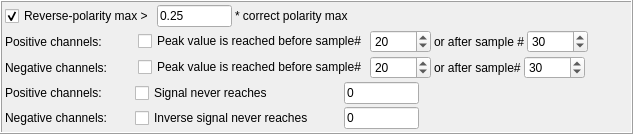
             <widget class="QFrame" name="gbSignalRejection">
              <property name="frameShape">
               <enum>QFrame::Shape::Box</enum>
              </property>
              <property name="frameShadow">
               <enum>QFrame::Shadow::Raised</enum>
              </property>
              <layout class="QVBoxLayout" name="verticalLayout_7">
               <property name="spacing">
                <number>3</number>
               </property>
               <property name="leftMargin">
                <number>3</number>
               </property>
               <property name="topMargin">
                <number>3</number>
               </property>
               <property name="rightMargin">
                <number>3</number>
               </property>
               <property name="bottomMargin">
                <number>3</number>
               </property>
               <item>
                <layout class="QHBoxLayout" name="horizontalLayout_21">
                 <item>
                  <widget class="QCheckBox" name="cbZeroSignalIfReverseMax">
                   <property name="text">
                    <string>Reverse-polarity max &gt;</string>
                   </property>
                   <property name="checked">
                    <bool>true</bool>
                   </property>
                  </widget>
                 </item>
                 <item>
                  <widget class="QLineEdit" name="ledReverseMaxLimit">
                   <property name="sizePolicy">
                    <sizepolicy hsizetype="MinimumExpanding" vsizetype="Fixed">
                     <horstretch>0</horstretch>
                     <verstretch>0</verstretch>
                    </sizepolicy>
                   </property>
                   <property name="minimumSize">
                    <size>
                     <width>75</width>
                     <height>0</height>
                    </size>
                   </property>
                   <property name="maximumSize">
                    <size>
                     <width>75</width>
                     <height>16777215</height>
                    </size>
                   </property>
                   <property name="text">
                    <string>0.25</string>
                   </property>
                  </widget>
                 </item>
                 <item>
                  <widget class="QLabel" name="label_14">
                   <property name="text">
                    <string>* correct polarity max</string>
                   </property>
                  </widget>
                 </item>
                 <item>
                  <spacer name="horizontalSpacer_8">
                   <property name="orientation">
                    <enum>Qt::Orientation::Horizontal</enum>
                   </property>
                   <property name="sizeHint" stdset="0">
                    <size>
                     <width>40</width>
                     <height>20</height>
                    </size>
                   </property>
                  </spacer>
                 </item>
                </layout>
               </item>
               <item>
                <layout class="QHBoxLayout" name="horizontalLayout_68">
                 <property name="topMargin">
                  <number>0</number>
                 </property>
                 <item>
                  <widget class="QLabel" name="label_76">
                   <property name="minimumSize">
                    <size>
                     <width>130</width>
                     <height>0</height>
                    </size>
                   </property>
                   <property name="text">
                    <string>Positive channels:</string>
                   </property>
                  </widget>
                 </item>
                 <item>
                  <widget class="QCheckBox" name="cbZeroSignalIfPeakOutside_P">
                   <property name="text">
                    <string>Peak value is reached before sample#</string>
                   </property>
                  </widget>
                 </item>
                 <item>
                  <widget class="QSpinBox" name="sbZeroSignalIfPeakBefore_P">
                   <property name="maximum">
                    <number>99999</number>
                   </property>
                   <property name="value">
                    <number>20</number>
                   </property>
                  </widget>
                 </item>
                 <item>
                  <widget class="QLabel" name="label_75">
                   <property name="text">
                    <string>or after sample #</string>
                   </property>
                  </widget>
                 </item>
                 <item>
                  <widget class="QSpinBox" name="sbZeroSignalIfPeakAfter_P">
                   <property name="maximum">
                    <number>99999</number>
                   </property>
                   <property name="value">
                    <number>30</number>
                   </property>
                  </widget>
                 </item>
                 <item>
                  <spacer name="horizontalSpacer_49">
                   <property name="orientation">
                    <enum>Qt::Orientation::Horizontal</enum>
                   </property>
                   <property name="sizeHint" stdset="0">
                    <size>
                     <width>40</width>
                     <height>20</height>
                    </size>
                   </property>
                  </spacer>
                 </item>
                </layout>
               </item>
               <item>
                <layout class="QHBoxLayout" name="horizontalLayout_69">
                 <property name="topMargin">
                  <number>0</number>
                 </property>
                 <item>
                  <widget class="QLabel" name="label_77">
                   <property name="minimumSize">
                    <size>
                     <width>130</width>
                     <height>0</height>
                    </size>
                   </property>
                   <property name="text">
                    <string>Negative channels:</string>
                   </property>
                  </widget>
                 </item>
                 <item>
                  <widget class="QCheckBox" name="cbZeroSignalIfPeakOutside_N">
                   <property name="text">
                    <string>Peak value is reached before sample#</string>
                   </property>
                  </widget>
                 </item>
                 <item>
                  <widget class="QSpinBox" name="sbZeroSignalIfPeakBefore_N">
                   <property name="maximum">
                    <number>99999</number>
                   </property>
                   <property name="value">
                    <number>20</number>
                   </property>
                  </widget>
                 </item>
                 <item>
                  <widget class="QLabel" name="label_78">
                   <property name="text">
                    <string>or after sample#</string>
                   </property>
                  </widget>
                 </item>
                 <item>
                  <widget class="QSpinBox" name="sbZeroSignalIfPeakAfter_N">
                   <property name="maximum">
                    <number>99999</number>
                   </property>
                   <property name="value">
                    <number>30</number>
                   </property>
                  </widget>
                 </item>
                 <item>
                  <spacer name="horizontalSpacer_50">
                   <property name="orientation">
                    <enum>Qt::Orientation::Horizontal</enum>
                   </property>
                   <property name="sizeHint" stdset="0">
                    <size>
                     <width>40</width>
                     <height>20</height>
                    </size>
                   </property>
                  </spacer>
                 </item>
                </layout>
               </item>
               <item>
                <layout class="QHBoxLayout" name="horizontalLayout_10">
                 <property name="spacing">
                  <number>0</number>
                 </property>
                 <item>
                  <widget class="QLabel" name="label_24">
                   <property name="minimumSize">
                    <size>
                     <width>130</width>
                     <height>0</height>
                    </size>
                   </property>
                   <property name="text">
                    <string>Positive channels:  </string>
                   </property>
                  </widget>
                 </item>
                 <item>
                  <widget class="QCheckBox" name="cbPosThreshold">
                   <property name="sizePolicy">
                    <sizepolicy hsizetype="MinimumExpanding" vsizetype="Fixed">
                     <horstretch>0</horstretch>
                     <verstretch>0</verstretch>
                    </sizepolicy>
                   </property>
                   <property name="minimumSize">
                    <size>
                     <width>0</width>
                     <height>0</height>
                    </size>
                   </property>
                   <property name="text">
                    <string>Signal never reaches            </string>
                   </property>
                  </widget>
                 </item>
                 <item>
                  <widget class="QLineEdit" name="ledPosThresholdMin">
                   <property name="minimumSize">
                    <size>
                     <width>75</width>
                     <height>0</height>
                    </size>
                   </property>
                   <property name="maximumSize">
                    <size>
                     <width>75</width>
                     <height>16777215</height>
                    </size>
                   </property>
                   <property name="text">
                    <string>0</string>
                   </property>
                  </widget>
                 </item>
                 <item>
                  <spacer name="horizontalSpacer_29">
                   <property name="orientation">
                    <enum>Qt::Orientation::Horizontal</enum>
                   </property>
                   <property name="sizeHint" stdset="0">
                    <size>
                     <width>40</width>
                     <height>20</height>
                    </size>
                   </property>
                  </spacer>
                 </item>
                </layout>
               </item>
               <item>
                <layout class="QHBoxLayout" name="horizontalLayout_3">
                 <property name="spacing">
                  <number>0</number>
                 </property>
                 <item>
                  <widget class="QLabel" name="label_25">
                   <property name="minimumSize">
                    <size>
                     <width>130</width>
                     <height>0</height>
                    </size>
                   </property>
                   <property name="text">
                    <string>Negative channels:</string>
                   </property>
                  </widget>
                 </item>
                 <item>
                  <widget class="QCheckBox" name="cbNegThreshold">
                   <property name="sizePolicy">
                    <sizepolicy hsizetype="MinimumExpanding" vsizetype="Fixed">
                     <horstretch>0</horstretch>
                     <verstretch>0</verstretch>
                    </sizepolicy>
                   </property>
                   <property name="minimumSize">
                    <size>
                     <width>0</width>
                     <height>0</height>
                    </size>
                   </property>
                   <property name="text">
                    <string>Inverse signal never reaches</string>
                   </property>
                  </widget>
                 </item>
                 <item>
                  <widget class="QLineEdit" name="ledNegThresholdMin">
                   <property name="minimumSize">
                    <size>
                     <width>75</width>
                     <height>0</height>
                    </size>
                   </property>
                   <property name="maximumSize">
                    <size>
                     <width>75</width>
                     <height>16777215</height>
                    </size>
                   </property>
                   <property name="text">
                    <string>0</string>
                   </property>
                  </widget>
                 </item>
                 <item>
                  <spacer name="horizontalSpacer_30">
                   <property name="orientation">
                    <enum>Qt::Orientation::Horizontal</enum>
                   </property>
                   <property name="sizeHint" stdset="0">
                    <size>
                     <width>40</width>
                     <height>20</height>
                    </size>
                   </property>
                  </spacer>
                 </item>
                </layout>
               </item>
              </layout>
             </widget>
